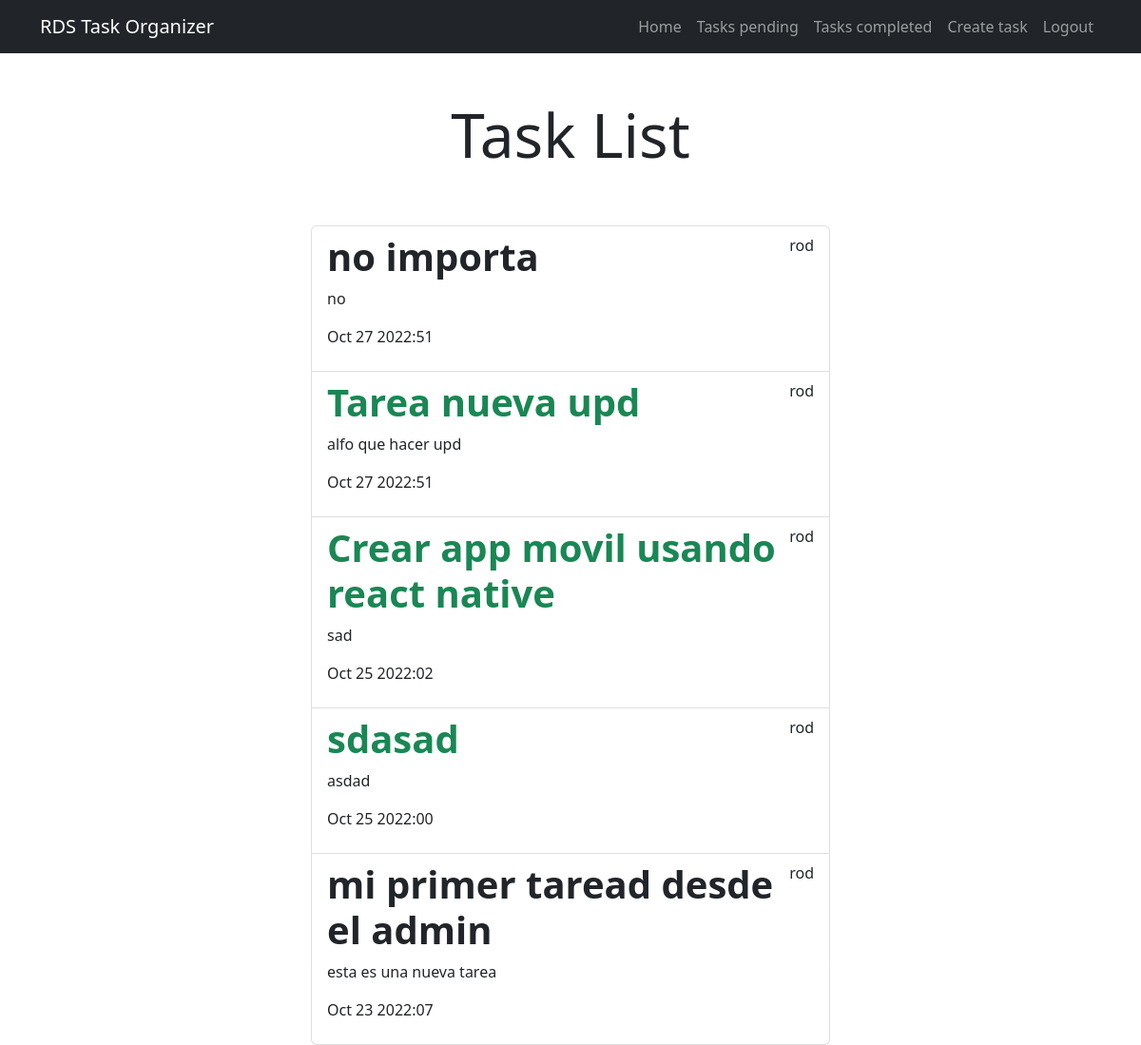
Before: /tasks_completed/ (signed in) with the older database file.
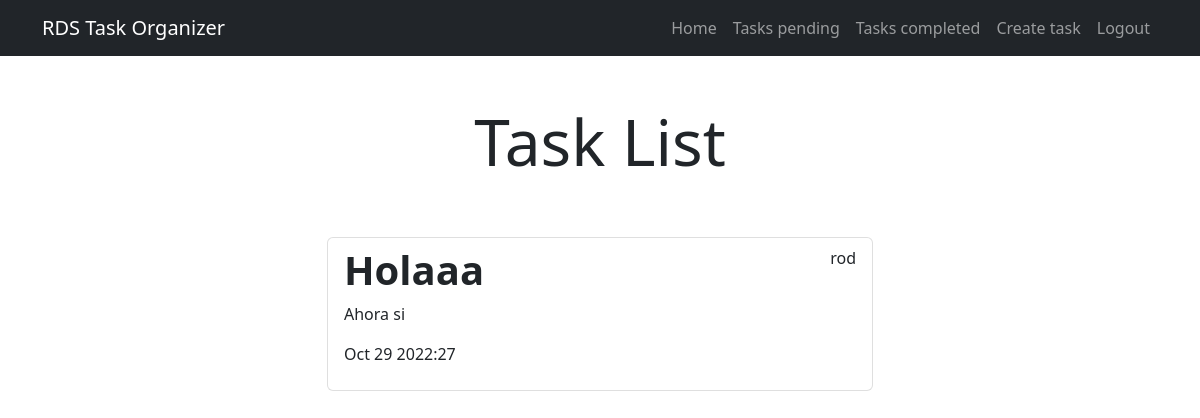
After: the same page with the newer database file.
### tasks/models.py (models this page shows, shortened)
class Task(models.Model):
    title=models.CharField(max_length=100)
    description=models.TextField(blank=True)
    create=models.DateTimeField(auto_now_add=True)
    datecompleted=models.DateTimeField(null=True, blank=True)
    important=models.BooleanField(default=False)
    user=models.ForeignKey(User, on_delete=models.CASCADE)

### tasks/views.py (the view)
# urls.py: path('tasks_completed/', views.tasks_completed, name="tasks_completed"),
@login_required
def tasks_completed(request):
    tasks = Task.objects.filter(user=request.user, datecompleted__isnull=False).order_by("-datecompleted")
    return render(request, "tasks.html", {"tasks": tasks})

### tasks/templates/tasks.html
{% extends 'base.html' %}
{% block content %}
<main class="container">
    <div class="row">
        <div class="col-md-6 offset-md-3">
            <h1 class="text-center display-3 py-5">Task List</h1>
            <ul class="list-group">
                {% for task in tasks %}
                <a class="list-group-item" href="{% url "task_detail" task.id %}">
                    <header class="d-flex justify-content-between">
                            {% if task.important %}
                        <h1 class="fw-bold text-success">{{task.title}}</h1>
                        {% else %}
                        <h1 class="fw-bold">{{task.title}}</h1>
                        {% endif %}
                        <p>{{task.user.username}}</p>
                    </header>
                    <p>{{task.description}}</p>
                    <p>{{task.datecompleted|date:"M j Y:i"}}</p>
                </a>
                {% endfor %}
            </ul>
        </div>
    </div>
</main>
{% endblock %}

### tasks/templates/base.html (shortened to what this page needs)
<!DOCTYPE html>
<html lang="en">
<head>
    <link rel="stylesheet" href="https://cdn.jsdelivr.net/npm/bootstrap@5.2.2/dist/css/bootstrap.min.css
    ">
</head>
<body>
    <nav class="navbar navbar-expand-lg bg-dark navbar-dark">
        <div class="container">
            <a class="navbar-brand" href="/">RDS Task Organizer</a>
            <div class="collapse navbar-collapse" id="navbarNav">
                <ul class="navbar-nav ms-auto">
                    <li class="nav-item">
                        <a href="/" class="nav-link">Home</a>
                    </li>
                    {% if user.is_authenticated %}
                    <li class="nav-item">
                        <a href="{% url 'tasks' %}" class="nav-link">Tasks pending</a>
                    </li>
                    <li class="nav-item">
                        <a href="{% url 'tasks_completed' %}" class="nav-link">Tasks completed</a>
                    </li>
                    <li class="nav-item">
                        <a href="/tasks/create/" class="nav-link">Create task</a>
                    </li>
                    <li class="nav-item">
                        <a href="/logout" class="nav-link">Logout</a>
                    </li>
                    {% endif %}
                </ul>
            </div>
        </div>
    </nav>
    {% block content %}
    {% endblock %}
</body>
</html>

Changed rows visible on the page:
removed Task: title "no importa", user.username "rod", description "no", datecompleted "Oct 27 2022:51"
removed Task: title "Tarea nueva upd", user.username "rod", description "alfo que hacer upd", datecompleted "Oct 27 2022:51"
removed Task: title "Crear app movil usando react native", user.username "rod", description "sad", datecompleted "Oct 25 2022:02"
removed Task: title "sdasad", user.username "rod", description "asdad", datecompleted "Oct 25 2022:00"
removed Task: title "mi primer taread desde el admin", user.username "rod", description "esta es una nueva tarea", datecompleted "Oct 23 2022:07"
added Task: title "Holaaa", user.username "rod", description "Ahora si", datecompleted "Oct 29 2022:27"
